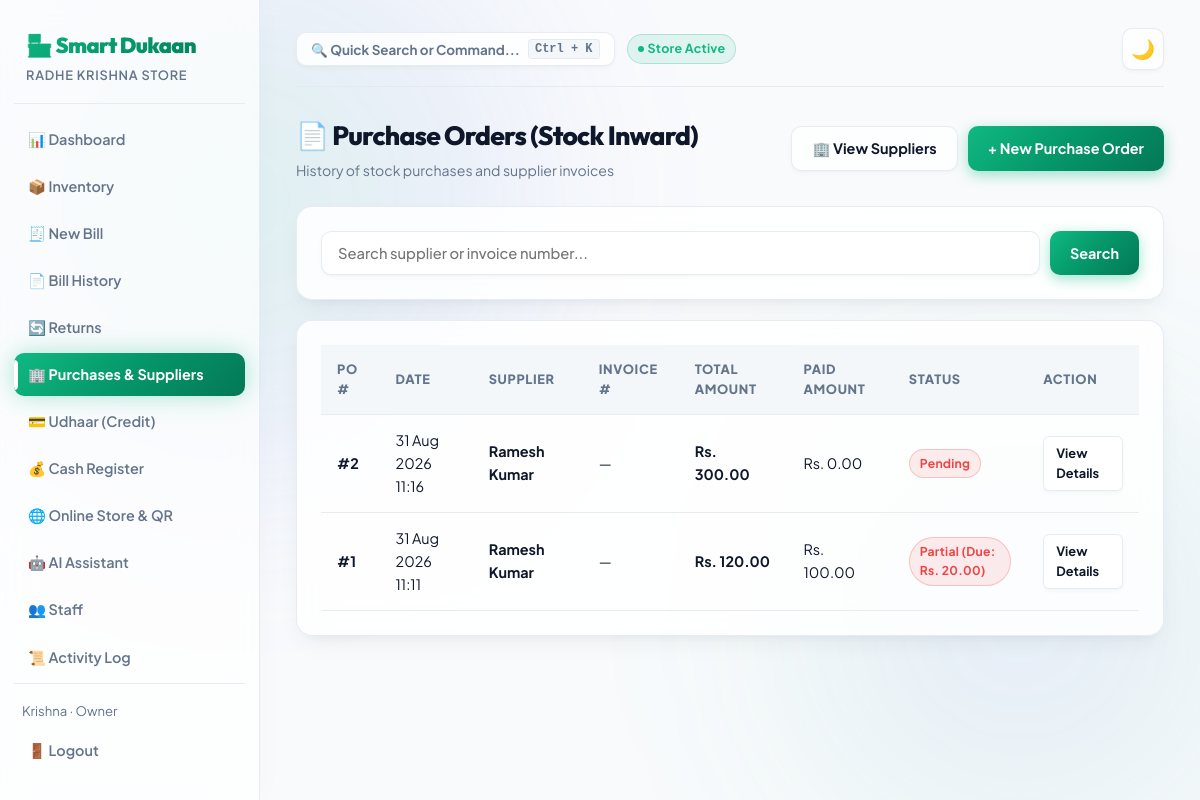
The page /purchases/ (signed in) on the database its author committed.
### accounts/models.py (models this page shows, shortened)
class Profile(models.Model):
    ROLE_CHOICES = (
        ("owner", "Owner"),
        ("staff", "Staff"),
    )
    user = models.OneToOneField(User, on_delete=models.CASCADE, related_name="profile")
    shop = models.ForeignKey(Shop, on_delete=models.CASCADE, related_name="staff_members", null=True, blank=True)
    role = models.CharField(max_length=10, choices=ROLE_CHOICES, default="owner")
    phone = models.CharField(max_length=15, blank=True)

class Shop(models.Model):
    name = models.CharField(max_length=150)
    address = models.CharField(max_length=255, blank=True)
    owner = models.ForeignKey(User, on_delete=models.CASCADE, related_name="owned_shops")
    upi_id = models.CharField(max_length=100, blank=True, default="shopkeeper@upi", help_text="UPI ID for on-screen QR Code payments")
    created_at = models.DateTimeField(auto_now_add=True)

### purchases/models.py (models this page shows, shortened)
class Purchase(models.Model):
    STATUS_CHOICES = (
        ("paid", "Fully Paid"),
        ("partial", "Partially Paid"),
        ("pending", "Pending (Credit)"),
    )
    shop = models.ForeignKey(Shop, on_delete=models.CASCADE, related_name="purchases")
    supplier = models.ForeignKey(Supplier, on_delete=models.CASCADE, related_name="purchases")
    invoice_no = models.CharField(max_length=80, blank=True)
    total_amount = models.DecimalField(max_digits=12, decimal_places=2, default=0)
    paid_amount = models.DecimalField(max_digits=12, decimal_places=2, default=0)
    payment_status = models.CharField(max_length=20, choices=STATUS_CHOICES, default="paid")
    date = models.DateTimeField(auto_now_add=True)
    notes = models.TextField(blank=True)
    class Meta:
        ordering = ["-date"]
    @property
    def due_amount(self):
        return max(0, float(self.total_amount) - float(self.paid_amount))

class Supplier(models.Model):
    shop = models.ForeignKey(Shop, on_delete=models.CASCADE, related_name="suppliers")
    name = models.CharField(max_length=150)
    company_name = models.CharField(max_length=180, blank=True)
    phone = models.CharField(max_length=20)
    email = models.EmailField(blank=True)
    address = models.TextField(blank=True)
    balance_owed = models.DecimalField(max_digits=12, decimal_places=2, default=0)
    created_at = models.DateTimeField(auto_now_add=True)
    class Meta:
        ordering = ["name"]

### purchases/views.py (the view)
# urls.py: path("", views.purchase_list, name="purchase_list"),
@login_required
def purchase_list(request):
    shop = request.user.profile.shop
    purchases = Purchase.objects.filter(shop=shop)
    query = request.GET.get("q", "").strip()
    if query:
        purchases = purchases.filter(
            Q(supplier__name__icontains=query) | Q(invoice_no__icontains=query)
        )
    paginator = Paginator(purchases, 15)
    page_number = request.GET.get("page")
    page_obj = paginator.get_page(page_number)
    return render(request, "purchases/purchase_list.html", {
        "purchases": page_obj,
        "page_obj": page_obj,
        "query": query,
    })

### templates/purchases/purchase_list.html (shortened to what this page needs)
{% extends "base.html" %}
{% block content %}
<div style="display:flex; justify-content:space-between; align-items:center; margin-bottom:24px;">
  <div>
    <h2>📄 Purchase Orders (Stock Inward)</h2>
    <div style="color:var(--text-muted); font-size:0.88rem; margin-top:2px;">History of stock purchases and supplier invoices</div>
  </div>
  <div style="display:flex; gap:10px;">
    <a href="{% url 'purchases:supplier_list' %}" class="btn">🏢 View Suppliers</a>
    <a href="{% url 'purchases:purchase_create' %}" class="btn btn-primary">+ New Purchase Order</a>
  </div>
</div>
<div class="card" style="margin-bottom:20px;">
  <form method="get" style="display:flex; gap:10px;">
    <input type="text" name="q" value="{{ query }}" placeholder="Search supplier or invoice number..." style="flex:1;">
    <button type="submit" class="btn btn-primary">Search</button>
  </form>
</div>
<div class="card">
  {% if purchases %}
  <table>
    <thead>
      <tr>
        <th>PO #</th>
        <th>Date</th>
        <th>Supplier</th>
        <th>Invoice #</th>
        <th>Total Amount</th>
        <th>Paid Amount</th>
        <th>Status</th>
        <th>Action</th>
      </tr>
    </thead>
    <tbody>
      {% for p in purchases %}
      <tr>
        <td><strong>#{{ p.id }}</strong></td>
        <td>{{ p.date|date:"d M Y H:i" }}</td>
        <td><strong>{{ p.supplier.name }}</strong></td>
        <td>{{ p.invoice_no|default:"—" }}</td>
        <td><strong>Rs. {{ p.total_amount|floatformat:2 }}</strong></td>
        <td>Rs. {{ p.paid_amount|floatformat:2 }}</td>
        <td>
          {% if p.payment_status == 'paid' %}
          <span class="badge badge-success">Paid</span>
          {% elif p.payment_status == 'partial' %}
          <span class="badge badge-danger">Partial (Due: Rs. {{ p.due_amount|floatformat:2 }})</span>
          {% else %}
          <span class="badge badge-danger">Pending</span>
          {% endif %}
        </td>
        <td>
          <a href="{% url 'purchases:purchase_detail' p.id %}" class="btn btn-sm">View Details</a>
        </td>
      </tr>
      {% endfor %}
    </tbody>
  </table>
  {% endif %}
</div>
{% endblock %}

### templates/base.html (shortened to what this page needs)
{% load static %}
<!DOCTYPE html>
<html lang="en">
<head>
  <link rel="stylesheet" href="{% static 'css/style.css' %}?v=4">
</head>
<body>
  {% if user.is_authenticated %}
  <div class="app-shell">
    <aside class="sidebar">
      <div class="brand">🏪 Smart Dukaan</div>
      <div class="brand-sub">{{ user.profile.shop.name }}</div>
      <a href="{% url 'dashboard:home' %}" class="nav-link {% if request.resolver_match.url_name == 'home' %}active{% endif %}">📊 Dashboard</a>
      <a href="{% url 'inventory:product_list' %}" class="nav-link {% if 'inventory' in request.path %}active{% endif %}">📦 Inventory</a>
      <a href="{% url 'billing:bill_create' %}" class="nav-link {% if request.path == '/billing/new/' %}active{% endif %}">🧾 New Bill</a>
      <a href="{% url 'billing:bill_list' %}" class="nav-link {% if request.path == '/billing/' %}active{% endif %}">📄 Bill History</a>
      <a href="{% url 'billing:bill_return_list' %}" class="nav-link {% if 'returns' in request.path or 'return' in request.path %}active{% endif %}">🔄 Returns</a>
      <a href="{% url 'purchases:supplier_list' %}" class="nav-link {% if 'purchases' in request.path %}active{% endif %}">🏢 Purchases & Suppliers</a>
      <a href="{% url 'udhaar:customer_list' %}" class="nav-link {% if 'udhaar' in request.path %}active{% endif %}">💳 Udhaar (Credit)</a>
      <a href="{% url 'billing:cash_register' %}" class="nav-link {% if 'cash-register' in request.path %}active{% endif %}">💰 Cash Register</a>
      {% if user.profile.shop %}
      <a href="{% url 'dashboard:store_qr_standee' user.profile.shop.id %}" class="nav-link {% if 'qr' in request.path %}active{% endif %}">🌐 Online Store & QR</a>
      {% endif %}
      <a href="{% url 'dashboard:ai_chat' %}" class="nav-link {% if 'assistant' in request.path %}active{% endif %}">🤖 AI Assistant</a>
      {% if user.profile.role == 'owner' %}
      <a href="{% url 'accounts:staff_list' %}" class="nav-link {% if 'staff' in request.path %}active{% endif %}">👥 Staff</a>
      <a href="{% url 'accounts:audit_log' %}" class="nav-link {% if 'audit-log' in request.path %}active{% endif %}">📜 Activity Log</a>
      {% endif %}
      <div class="sidebar-footer">
        <div style="font-size:0.82rem; color:var(--text-muted); padding: 0 8px 8px;">{{ user.first_name|default:user.username }} · {{ user.profile.role|title }}</div>
        <a href="{% url 'accounts:logout' %}" class="nav-link">🚪 Logout</a>
      </div>
    </aside>
    <main class="main">
      <div class="topbar">
        <div style="display:flex; align-items:center; gap:12px;">
          <button type="button" id="btn-command-palette-trigger" class="btn" style="padding:6px 14px; font-size:0.84rem; display:flex; align-items:center; gap:8px; background:var(--surface); border:1px solid var(--border); color:var(--text-muted); cursor:pointer;">
            <span>🔍 Quick Search or Command...</span>
            <kbd style="padding:2px 6px; font-size:0.75rem; background:var(--surface-hover); border:1px solid var(--border); border-radius:4px;">Ctrl + K</kbd>
          </button>
          <span class="badge badge-success" style="font-size:0.78rem; display:inline-flex; align-items:center; gap:4px;">
            <span style="width:6px; height:6px; border-radius:50%; background:#10b981; display:inline-block;"></span> Store Active
          </span>
        </div>
        <button class="theme-toggle" id="theme-toggle-btn" title="Toggle dark/light mode">🌙</button>
      </div>
      {% block content %}{% endblock %}
    </main>
  </div>
  {% endif %}
</body>
</html>

### rows shown on the page
Purchase: id "2", date "31 Aug 2026 11:16", supplier.name "Ramesh Kumar", invoice_no "—", total_amount "300.00", paid_amount "0.00", payment_status "Pending"
Purchase: id "1", date "31 Aug 2026 11:11", supplier.name "Ramesh Kumar", invoice_no "—", total_amount "120.00", paid_amount "100.00", due_amount "20.00"

### other values the page prints
{{ user.profile.shop.name }} "RADHE KRISHNA STORE"
{{ user.first_name|default:user.username }} "Krishna"
{{ user.profile.role|title }} "Owner"
